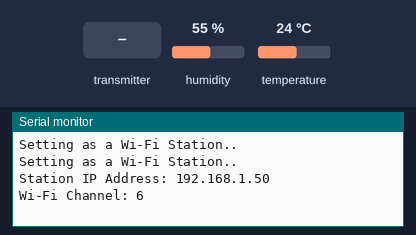
Bench run of a sketch on a simulated ESP8266 (NodeMCU). On the bench: the last lines printed to the serial monitor. Inputs (shaded band) come from the test bench; at power-on: humidity 55 %, temperature 24 °C. WiFi joins after 1.5 s; servers stay silent unless stated.

Above: at 3.2 s.
3.3 s: the transmitter starts sending id = 0
At 3.61 s:
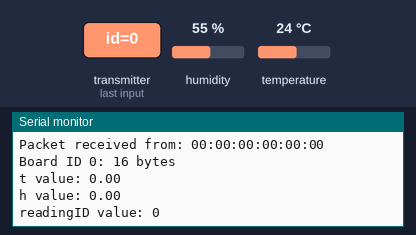
4.8 s: the transmitter starts sending temp = 25
6.3 s: the transmitter starts sending hum = 25
7.8 s: the transmitter starts sending readingId = 1
At 8.11 s:
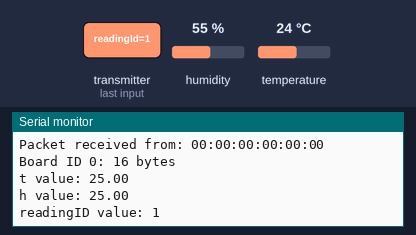
9.3 s: the transmitter starts sending id = 1
10.8 s: the transmitter starts sending temp = 50
Timing chart, 0 to 13.3 s (numbered marks = the images above; inputs shaded):
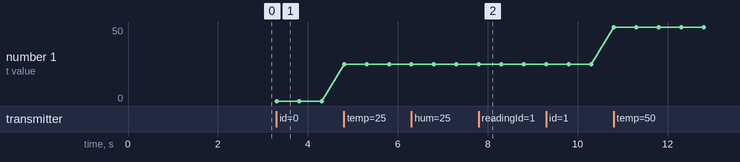

Measured:
- after the input at 3.3 s, the serial monitor: prints a new line at once (image 1)
- after the input at 7.8 s, the serial monitor: prints a new line at once (image 2)
- plotted number 1: 0 → 25 after the input at 4.8 s, 25 → 50 after the input at 10.8 s

The sketch:

ESP8266_receiver.ino
```cpp
#include <ESP8266WiFi.h>
#include <espnow.h>
#include "ESPAsyncWebServer.h"
#include <Arduino_JSON.h>
#include <DHT.h>

const char* ssid = "KAV 17A";
const char* password = "jolalibayarkos";

typedef struct struct_message {
  int id;
  float temp;
  float hum;
  unsigned int readingId;
} struct_message;

float roomTemp, roomHumid;
struct_message incomingReadings;
DHT dhtd(13, DHT11);
JSONVar board;

AsyncWebServer server(80);
AsyncEventSource events("/events");

void OnDataRecv(uint8_t * mac_addr, uint8_t *incomingData, uint8_t len) {
  char macStr[18];
  Serial.print("Packet received from: ");
  snprintf(macStr, sizeof(macStr), "%02x:%02x:%02x:%02x:%02x:%02x",
           mac_addr[0], mac_addr[1], mac_addr[2], mac_addr[3], mac_addr[4], mac_addr[5]);
  Serial.println(macStr);
  memcpy(&incomingReadings, incomingData, sizeof(incomingReadings));

  board["id"] = incomingReadings.id;
  board["temperature"] = incomingReadings.temp;
  board["humidity"] = incomingReadings.hum;
  board["readingId"] = String(incomingReadings.readingId);
  String jsonString = JSON.stringify(board);
  events.send(jsonString.c_str(), "new_readings", millis());

  Serial.printf("Board ID %u: %u bytes\n", incomingReadings.id, len);
  Serial.printf("t value: %4.2f \n", incomingReadings.temp);
  Serial.printf("h value: %4.2f \n", incomingReadings.hum);
  Serial.printf("readingID value: %d \n", incomingReadings.readingId);
  Serial.println();
}

const char index_html[] PROGMEM = R"rawliteral(
<!DOCTYPE HTML><html>
<head>
  <title>Temperature and Humidity Monitor</title>
  <meta name="viewport" content="width=device-width, initial-scale=1">
  <link rel="stylesheet" href="https://use.fontawesome.com/releases/v5.7.2/css/all.css" integrity="sha384-fnmOCqbTlWIlj8LyTjo7mOUStjsKC4pOpQbqyi7RrhN7udi9RwhKkMHpvLbHG9Sr" crossorigin="anonymous">
  <link rel="icon" href="data:,">
  <style>
    html {font-family: Arial; display: inline-block; text-align: center;}
    p {  font-size: 1.2rem;}
    body {  margin: 0;}
    .topnav { overflow: hidden; background-color: #2cc786; color: white; font-size: 1.7rem; }
    .content { padding: 20px; }
    .card { background-color: white; box-shadow: 2px 2px 12px 1px rgba(140,140,140,.5); }
    .cards { max-width: 700px; margin: 0 auto; display: grid; grid-gap: 2rem; grid-template-columns: repeat(auto-fit, minmax(300px, 1fr)); }
    .reading { font-size: 2.8rem; }
    .packet { color: #bebebe; }
    .card.temperature { color: #fd7e14; }
    .card.humidity { color: #1b78e2; }
  </style>
</head>
<body>
  <div class="topnav">
    <h3>Temperature and Humidity Monitor</h3>
  </div>
  <div class="content">
    <div class="cards">
      <div class="card temperature">
        <h4><i class="fas fa-thermometer-half"></i> Room Temperature</h4><p><span class="reading"><span id="tRoom"></span> &deg;C</span></p>
      </div>
      <div class="card humidity">
        <h4><i class="fas fa-tint"></i> Room Humidity</h4><p><span class="reading"><span id="hRoom"></span> &percnt;</span></p>
      </div>
      <div class="card temperature">
        <h4><i class="fas fa-thermometer-half"></i> Outside Temperature</h4><p><span class="reading"><span id="tOut"></span> &deg;C</span></p>
      </div>
      <div class="card humidity">
        <h4><i class="fas fa-tint"></i> Outside Humidity</h4><p><span class="reading"><span id="hOut"></span> &percnt;</span></p>
      </div>
    </div>
  </div>
<script>
if (!!window.EventSource) {
 var source = new EventSource('/events');

 source.addEventListener('open', function(e) {
  console.log("Events Connected");
 }, false);
 source.addEventListener('error', function(e) {
  if (e.target.readyState != EventSource.OPEN) {
    console.log("Events Disconnected");
  }
 }, false);

 source.addEventListener('message', function(e) {
  console.log("message", e.data);
 }, false);

 source.addEventListener('new_readings', function(e) {
  console.log("new_readings", e.data);
  var obj = JSON.parse(e.data);
  document.getElementById("tOut").innerHTML = obj.temperature.toFixed(2);
  document.getElementById("hOut").innerHTML = obj.humidity.toFixed(2);
 }, false);
 source.addEventListener('room_temp', function(e) {
  console.log("roomTemperature", e.data);
  document.getElementById("tRoom").innerHTML = e.data;
 }, false);
 source.addEventListener('room_humid', function(e) {
  console.log("roomHumidity", e.data);
  document.getElementById("hRoom").innerHTML = e.data;
 }, false);
}
</script>
</body>
</html>)rawliteral";

void setup() {
  Serial.begin(115200);
  dhtd.begin();
  WiFi.mode(WIFI_AP_STA);
  WiFi.begin(ssid, password);
  while (WiFi.status() != WL_CONNECTED) {
    delay(1000);
    Serial.println("Setting as a Wi-Fi Station..");
  }
  Serial.print("Station IP Address: ");
  Serial.println(WiFi.localIP());
  Serial.print("Wi-Fi Channel: ");
  Serial.println(WiFi.channel());

  if (esp_now_init() != 0) {
    Serial.println("Error initializing ESP-NOW");
    return;
  }

  esp_now_register_recv_cb(OnDataRecv);

  server.on("/", HTTP_GET, [](AsyncWebServerRequest *request){
    request->send_P(200, "text/html", index_html);
  });

  events.onConnect([](AsyncEventSourceClient *client){
    if(client->lastId()){
      Serial.printf("Client reconnected! Last message ID that it got is: %u\n", client->lastId());
    }
    client->send("hello!", NULL, millis(), 10000);
  });
  server.addHandler(&events);
  server.begin();
}

void loop() {
  static unsigned long lastEventTime = millis();
  static const unsigned long EVENT_INTERVAL_MS = 5000;
  if ((millis() - lastEventTime) > EVENT_INTERVAL_MS) {
    roomTemp = dhtd.readTemperature();
    roomHumid = dhtd.readHumidity();
    events.send("ping",NULL,millis());
    events.send(String(roomTemp).c_str(),"room_temp",millis());
    events.send(String(roomHumid).c_str(),"room_humid",millis());
    lastEventTime = millis();
  }
}
```
